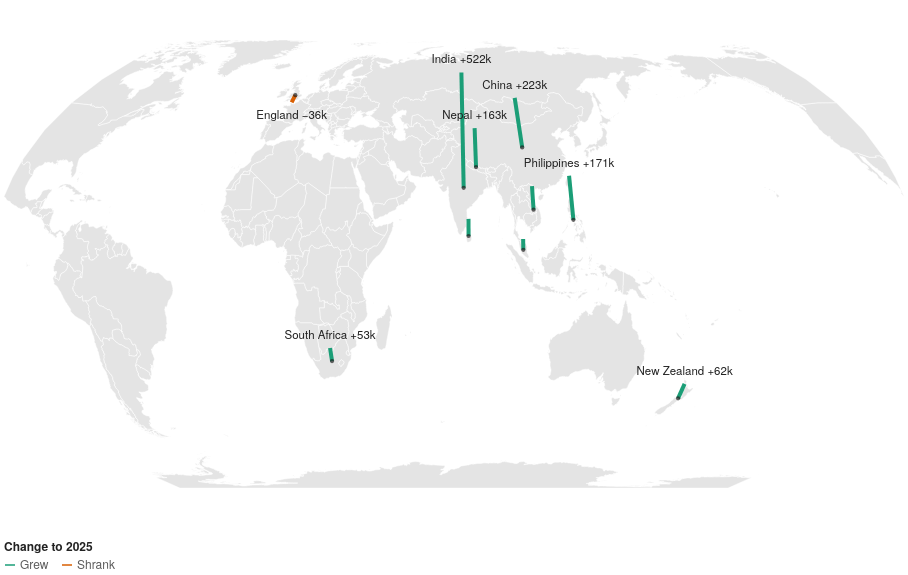

The Vega-Lite source for this figure:
### Vega-Lite specification from a JSON file in a GitHub repository (floating-point values rounded to 4 significant figures; data arrays with more than 128 entries replaced by an {"elided": "..."} marker saying what was removed)
{"$schema": "https://vega.github.io/schema/vega-lite/v5.json", "width": 900, "height": 520, "autosize": {"type": "pad"}, "config": {"background": null, "font": "IBM Plex Sans, Helvetica Neue, Arial, sans-serif", "padding": 4, "view": {"stroke": null, "fill": "#f1f5f8"}, "axis": {"labelColor": "#5c5c5c", "titleColor": "#5c5c5c", "gridColor": "#d0d0d0", "domainColor": "#d0d0d0", "tickColor": "#d0d0d0", "labelFont": "IBM Plex Sans, Helvetica Neue, Arial, sans-serif", "labelFontSize": 11, "titleFont": "IBM Plex Sans, Helvetica Neue, Arial, sans-serif", "titleFontWeight": 500, "titleFontSize": 11.5}, "legend": {"labelColor": "#5c5c5c", "titleColor": "#222222", "labelFont": "IBM Plex Sans, Helvetica Neue, Arial, sans-serif", "titleFont": "IBM Plex Sans, Helvetica Neue, Arial, sans-serif", "titleFontWeight": 600, "labelFontSize": 12, "titleFontSize": 12, "symbolStrokeColor": "#ffffff"}, "text": {"color": "#222222", "font": "IBM Plex Sans, Helvetica Neue, Arial, sans-serif"}, "tooltipFormat": {"numberFormat": ",.0f"}}, "projection": {"type": "equalEarth", "rotate": [-75, 0]}, "params": [{"name": "base", "value": 2015, "bind": {"input": "radio", "options": [2015, 2020], "labels": ["2015", "2020"], "name": "Change since "}}], "layer": [{"data": {"values": {"type": "Topology", "transform": {"scale": [0.018, 0.009], "translate": [-180, -90]}, "objects": {"countries": {"type": "GeometryCollection", "geometries": [{"type": "Polygon", "arcs": [[0, 1, 2, 3]], "id": "716", "properties": {"name": "Zimbabwe"}}, {"type": "Polygon", "arcs": [[-3, 4, 5, 6, 7, 8, 9]], "id": "894", "properties": {"name": "Zambia"}}, {"type": "MultiPolygon", "arcs": [[[10, 11, 12]], [[13]]], "id": "887", "properties": {"name": "Yemen"}}, {"type": "MultiPolygon", "arcs": [[[14, 15, 16, 17]]], "id": "704", "properties": {"name": "Vietnam"}}, {"type": "MultiPolygon", "arcs": [[[18]], [[19, 20, 21, 22]]], "id": "862", "properties": {"name": "Venezuela"}}, {"type": "MultiPolygon", "arcs": [[[23]], [[24]], [[25]], [[26]], [[27]]], "id": "548", "properties": {"name": "Vanuatu"}}, {"type": "MultiPolygon", "arcs": [[[28, 29, 30, 31, 32]]], "id": "860", "properties": {"name": "Uzbekistan"}}, {"type": "Polygon", "arcs": [[33, 34, 35]], "id": "858", "properties": {"name": "Uruguay"}}, {"type": "MultiPolygon", "arcs": [[[36]]], "id": "630", "properties": {"name": "Puerto Rico"}}, {"type": "MultiPolygon", "arcs": [[[37]], [[38]], [[39]], [[40]], [[41, 42, 43, 44]], [[45]], [[46]], [[47]], [[48]], [[49]], [[50]], [[51]], [[52]], [[53]], [[54]], [[55]], [[56]], [[57]], [[58]], [[59]], [[60]], [[61]], [[62]], [[63]], [[64]], [[65]], [[66]], [[67]], [[68]], [[69]], [[70]], [[71]], [[72]], [[73, 74, 75, 76, 77]], [[78]]], "id": "840", "properties": {"name": "United States of America"}}, {"type": "MultiPolygon", "arcs": [[[79]]], "id": "239", "properties": {"name": "S. Geo. and the Is."}}, {"type": "MultiPolygon", "arcs": [[[80]], [[81]]], "id": "238", "properties": {"name": "Falkland Is."}}, {"type": "Polygon", "arcs": [[82]], "id": "833", "properties": {"name": "Isle of Man"}}, {"type": "MultiPolygon", "arcs": [[[83]], [[84]], [[85]], [[86]], [[87]], [[88]], [[89]], [[90]], [[91, 92]]], "id": "826", "properties": {"name": "United Kingdom"}}, {"type": "MultiPolygon", "arcs": [[[93, 94, 95, 96, 97]]], "id": "784", "properties": {"name": "United Arab Emirates"}}, {"type": "MultiPolygon", "arcs": [[[98, 99, 100, 101, 102, 103, 104, 105, 106, 107, 108]]], "id": "804", "properties": {"name": "Ukraine"}}, {"type": "Polygon", "arcs": [[109, 110, 111, 112, 113]], "id": "800", "properties": {"name": "Uganda"}}, {"type": "MultiPolygon", "arcs": [[[-32, 114, 115, 116, 117]]], "id": "795", "properties": {"name": "Turkmenistan"}}, {"type": "MultiPolygon", "arcs": [[[118, 119, 120, 121, 122, 123, 124]], [[125, 126, 127]]], "id": "792", "properties": {"name": "Turkey"}}, {"type": "MultiPolygon", "arcs": [[[128, 129, 130]]], "id": "788", "properties": {"name": "Tunisia"}}, {"type": "MultiPolygon", "arcs": [[[131]]], "id": "780", "properties": {"name": "Trinidad and Tobago"}}, {"type": "Polygon", "arcs": [[132, 133, 134, 135]], "id": "768", "properties": {"name": "Togo"}}, {"type": "MultiPolygon", "arcs": [[[136, 137]]], "id": "626", "properties": {"name": "Timor-Leste"}}, {"type": "MultiPolygon", "arcs": [[[139, 140, 141, 142, 143, 144]]], "id": "764", "properties": {"name": "Thailand"}}, {"type": "MultiPolygon", "arcs": [[[145]], [[146]], [[-8, 147, 148, 149, -110, 150, 151, 152, 153]]], "id": "834", "properties": {"name": "Tanzania"}}, {"type": "MultiPolygon", "arcs": [[[-30, 154, 155, 156]]], "id": "762", "properties": {"name": "Tajikistan"}}, {"type": "MultiPolygon", "arcs": [[[157]]], "id": "158", "properties": {"name": "Taiwan"}}, {"type": "Polygon", "arcs": [[-124, 158, 159, 160, 161, 162]], "id": "760", "properties": {"name": "Syria"}}, {"type": "Polygon", "arcs": [[163, 164, 165, 166, 167, 168]], "id": "756", "properties": {"name": "Switzerland"}}, {"type": "MultiPolygon", "arcs": [[[169]], [[170]], [[171, 172, 173]]], "id": "752", "properties": {"name": "Sweden"}}, {"type": "Polygon", "arcs": [[174, 175]], "id": "748", "properties": {"name": "eSwatini"}}, {"type": "Polygon", "arcs": [[176, 177, 178, 179]], "id": "740", "properties": {"name": "Suriname"}}, {"type": "Polygon", "arcs": [[-113, 180, 181, 182, 183, 184]], "id": "728", "properties": {"name": "S. Sudan"}}, {"type": "Polygon", "arcs": [[-183, 185, 186, 187, 188, 189, 190, 191]], "id": "729", "properties": {"name": "Sudan"}}, {"type": "MultiPolygon", "arcs": [[[192]]], "id": "144", "properties": {"name": "Sri Lanka"}}, {"type": "MultiPolygon", "arcs": [[[193]], [[194]], [[195, 196, 197, 198, 199, 200]], [[201]], [[202]], [[203]], [[204]]], "id": "724", "properties": {"name": "Spain"}}, {"type": "MultiPolygon", "arcs": [[[205, 206]], [[207]]], "id": "410", "properties": {"name": "South Korea"}}, {"type": "MultiPolygon", "arcs": [[[-1, 208, -176, 209, 210, 211, 212], [213]]], "id": "710", "properties": {"name": "South Africa"}}, {"type": "Polygon", "arcs": [[214, 215, 216, 217]], "id": "706", "properties": {"name": "Somalia"}}, {"type": "Polygon", "arcs": [[-217, 218, 219, 220]], "properties": {"name": "Somaliland"}}, {"type": "MultiPolygon", "arcs": [[[221]], [[222]], [[223]], [[224]], [[225]], [[226]], [[227]]], "id": "090", "properties": {"name": "Solomon Is."}}, {"type": "Polygon", "arcs": [[-106, 228, 229, 230, 231]], "id": "703", "properties": {"name": "Slovakia"}}, {"type": "Polygon", "arcs": [[232, 233, 234, 235, 236]], "id": "705", "properties": {"name": "Slovenia"}}, {"type": "MultiPolygon", "arcs": [[[237, 238, 239]]], "id": "694", "properties": {"name": "Sierra Leone"}}, {"type": "Polygon", "arcs": [[240, 241, 242, 243, 244, 245, 246, 247]], "id": "688", "properties": {"name": "Serbia"}}, {"type": "Polygon", "arcs": [[248, 249, 250, 251, 252, 253, 254]], "id": "686", "properties": {"name": "Senegal"}}, {"type": "MultiPolygon", "arcs": [[[-12, 255, 256, 257, 258, 259, 260, 261, -96, 262]]], "id": "682", "properties": {"name": "Saudi Arabia"}}, {"type": "MultiPolygon", "arcs": [[[263]]], "id": "678", "properties": {"name": "São Tomé and Principe"}}, {"type": "MultiPolygon", "arcs": [[[264]], [[265]]], "id": "882", "properties": {"name": "Samoa"}}, {"type": "Polygon", "arcs": [[-111, -150, 266, 267]], "id": "646", "properties": {"name": "Rwanda"}}, {"type": "MultiPolygon", "arcs": [[[268]], [[269, 270, 271, 272, 273, 274, 275, 276, 277, -109, 278, 279, 280, 281, 282, 283, 284]], [[285]], [[286]], [[287]], [[288]], [[289]], [[290]], [[291]], [[292]], [[293]], [[294]], [[295]], [[296]], [[297]], [[298]], [[299]], [[300]], [[301]], [[302]], [[303]], [[304]], [[305]], [[306]], [[307]], [[308]], [[309]], [[310]], [[311]], [[312]], [[313]], [[314]], [[315]], [[316]], [[317]], [[318]], [[319]], [[320]], [[321]], [[322]], [[323]], [[324]], [[325]], [[326]], [[327]], [[328]], [[329]], [[330]], [[331]], [[332]], [[333]], [[334]], [[335]], [[336]], [[337]], [[338]], [[339]], [[340]], [[341]], [[342]], [[343]], [[344, 345, 346, 347, 348]], [[-100, 349]]], "id": "643", "properties": {"name": "Russia"}}, {"type": "Polygon", "arcs": [[-102, 350, 351, -248, 352, -104, 353]], "id": "642", "properties": {"name": "Romania"}}, {"type": "Polygon", "arcs": [[-261, 354]], "id": "634", "properties": {"name": "Qatar"}}, {"type": "MultiPolygon", "arcs": [[[355]], [[-200, 356]]], "id": "620", "properties": {"name": "Portugal"}}, {"type": "Polygon", "arcs": [[-107, -232, 357, 358, 359, 360, 361, -347, 362, 363]], "id": "616", "properties": {"name": "Poland"}}, {"type": "MultiPolygon", "arcs": [[[364]], [[365]], [[366]], [[367]], [[368]], [[369]], [[370]], [[371]], [[372]], [[373]], [[374]], [[375]], [[376]], [[377]], [[378]], [[379]], [[380]]], "id": "608", "properties": {"name": "Philippines"}}, {"type": "Polygon", "arcs": [[381, 382, 383, 384, 385, 386]], "id": "604", "properties": {"name": "Peru"}}, {"type": "Polygon", "arcs": [[387, 388, 389]], "id": "600", "properties": {"name": "Paraguay"}}, {"type": "MultiPolygon", "arcs": [[[390]], [[391]], [[392, 393]], [[394]], [[395]], [[396]], [[397]], [[398]], [[399]], [[400]]], "id": "598", "properties": {"name": "Papua New Guinea"}}, {"type": "MultiPolygon", "arcs": [[[401, 402, 403, 404]]], "id": "591", "properties": {"name": "Panama"}}, {"type": "Polygon", "arcs": [[405, 406, 407, 408, 409, 410]], "id": "586", "properties": {"name": "Pakistan"}}, {"type": "MultiPolygon", "arcs": [[[411]], [[-13, -263, -95, 412]], [[-98, 413]]], "id": "512", "properties": {"name": "Oman"}}, {"type": "MultiPolygon", "arcs": [[[-172, 414, -284, 415]], [[416]], [[417]], [[418]], [[419]], [[420]], [[421]], [[422]], [[423]], [[424]], [[425]], [[426]], [[427]], [[428]], [[429]], [[430]]], "id": "578", "properties": {"name": "Norway"}}, {"type": "MultiPolygon", "arcs": [[[-206, 431, 432, -270, 433]]], "id": "408", "properties": {"name": "North Korea"}}, {"type": "MultiPolygon", "arcs": [[[434, 435, 436, 437, 438]]], "id": "566", "properties": {"name": "Nigeria"}}, {"type": "Polygon", "arcs": [[-439, 439, 440, 441, 442, 443, 444]], "id": "562", "properties": {"name": "Niger"}}, {"type": "Polygon", "arcs": [[445, 446, 447, 448]], "id": "558", "properties": {"name": "Nicaragua"}}, {"type": "MultiPolygon", "arcs": [[[449]], [[450]], [[451]], [[452]], [[453]]], "id": "554", "properties": {"name": "New Zealand"}}, {"type": "MultiPolygon", "arcs": [[[454, 455, 456]], [[457, 458]]], "id": "528", "properties": {"name": "Netherlands"}}, {"type": "Polygon", "arcs": [[459, 460]], "id": "524", "properties": {"name": "Nepal"}}, {"type": "Polygon", "arcs": [[-5, 461, -212, 462, 463]], "id": "516", "properties": {"name": "Namibia"}}, {"type": "Polygon", "arcs": [[-4, -10, 464, -153, 465, -210, -175, -209]], "id": "508", "properties": {"name": "Mozambique"}}, {"type": "Polygon", "arcs": [[466, 467, 468]], "id": "504", "properties": {"name": "Morocco"}}, {"type": "Polygon", "arcs": [[469, 470, 471, -468]], "id": "732", "properties": {"name": "W. Sahara"}}, {"type": "Polygon", "arcs": [[-244, 472, 473, 474, 475, 476]], "id": "499", "properties": {"name": "Montenegro"}}, {"type": "Polygon", "arcs": [[-272, 477]], "id": "496", "properties": {"name": "Mongolia"}}, {"type": "Polygon", "arcs": [[-103, -354]], "id": "498", "properties": {"name": "Moldova"}}, {"type": "MultiPolygon", "arcs": [[[-76, 479, 480, 481, 482]], [[483]], [[484]]], "id": "484", "properties": {"name": "Mexico"}}, {"type": "Polygon", "arcs": [[485]], "id": "480", "properties": {"name": "Mauritius"}}, {"type": "MultiPolygon", "arcs": [[[-255, 486, -471, 487, 488]]], "id": "478", "properties": {"name": "Mauritania"}}, {"type": "Polygon", "arcs": [[-249, -489, 489, -442, 490, 491, 492]], "id": "466", "properties": {"name": "Mali"}}, {"type": "MultiPolygon", "arcs": [[[-143, 493]], [[494, 495, 496, 497, 498]]], "id": "458", "properties": {"name": "Malaysia"}}, {"type": "MultiPolygon", "arcs": [[[-9, -154, -465]]], "id": "454", "properties": {"name": "Malawi"}}, {"type": "MultiPolygon", "arcs": [[[499]]], "id": "450", "properties": {"name": "Madagascar"}}, {"type": "Polygon", "arcs": [[-242, 500, 501, 502, 503]], "id": "807", "properties": {"name": "Macedonia"}}, {"type": "Polygon", "arcs": [[504, 505, 506]], "id": "442", "properties": {"name": "Luxembourg"}}, {"type": "MultiPolygon", "arcs": [[[-346, 507, 508, 509, -363]]], "id": "440", "properties": {"name": "Lithuania"}}, {"type": "Polygon", "arcs": [[-129, 511, 512, -188, 513, -444, 514]], "id": "434", "properties": {"name": "Libya"}}, {"type": "Polygon", "arcs": [[-238, 515, 516, 517]], "id": "430", "properties": {"name": "Liberia"}}, {"type": "Polygon", "arcs": [[-214]], "id": "426", "properties": {"name": "Lesotho"}}, {"type": "Polygon", "arcs": [[-162, 518, 519]], "id": "422", "properties": {"name": "Lebanon"}}, {"type": "Polygon", "arcs": [[-509, 520, 521, -280, 522]], "id": "428", "properties": {"name": "Latvia"}}, {"type": "Polygon", "arcs": [[-17, 523, -140, 524, 525]], "id": "418", "properties": {"name": "Laos"}}, {"type": "Polygon", "arcs": [[-29, 526, 527, -155]], "id": "417", "properties": {"name": "Kyrgyzstan"}}, {"type": "MultiPolygon", "arcs": [[[-259, 528, 529]]], "id": "414", "properties": {"name": "Kuwait"}}, {"type": "Polygon", "arcs": [[-243, -504, 530, -473]], "properties": {"name": "Kosovo"}}, {"type": "MultiPolygon", "arcs": [[[-114, -185, 531, -215, 532, -151]]], "id": "404", "properties": {"name": "Kenya"}}, {"type": "MultiPolygon", "arcs": [[[-33, -118, 533, -274, 534, -527]]], "id": "398", "properties": {"name": "Kazakhstan"}}, {"type": "Polygon", "arcs": [[-160, 535, -257, 536, 537, 538, 539]], "id": "400", "properties": {"name": "Jordan"}}, {"type": "MultiPolygon", "arcs": [[[540]], [[541]], [[542]], [[543]], [[544]], [[545]], [[546]], [[547]]], "id": "392", "properties": {"name": "Japan"}}, {"type": "Polygon", "arcs": [[548]], "id": "388", "properties": {"name": "Jamaica"}}, {"type": "MultiPolygon", "arcs": [[[-167, 549, -235, 550, 551]], [[552]], [[553]]], "id": "380", "properties": {"name": "Italy"}}, {"type": "Polygon", "arcs": [[-161, -540, 554, -538, 555, 556, 557, 558, -519]], "id": "376", "properties": {"name": "Israel"}}, {"type": "MultiPolygon", "arcs": [[[-539, -555]]], "id": "275", "properties": {"name": "Palestine"}}, {"type": "MultiPolygon", "arcs": [[[-92, 560]]], "id": "372", "properties": {"name": "Ireland"}}, {"type": "Polygon", "arcs": [[-123, 561, 562, -529, -258, -536, -159]], "id": "368", "properties": {"name": "Iraq"}}, {"type": "MultiPolygon", "arcs": [[[563]], [[-116, 564, -409, 565, -562, -122, 566, 567, 568, 569]]], "id": "364", "properties": {"name": "Iran"}}, {"type": "MultiPolygon", "arcs": [[[570]], [[571]], [[572]], [[573]], [[574]], [[575]], [[576]], [[577]], [[578]], [[579]], [[580]], [[581]], [[582]], [[583]], [[584]], [[585]], [[586]], [[587]], [[588]], [[589]], [[590]], [[591]], [[592]], [[593]], [[594]], [[595]], [[-495, 596]], [[597]], [[598]], [[599]], [[-137, 600, -139, 601]], [[602]], [[603]], [[604]], [[-393, 605]], [[606]], [[607]], [[608]], [[609]], [[610]], [[611]], [[612]], [[613]], [[614]], [[615]], [[616]], [[617]], [[618]], [[619]], [[620]], [[621]], [[622]], [[623]]], "id": "360", "properties": {"name": "Indonesia"}}, {"type": "MultiPolygon", "arcs": [[[-407, 624, 625, -460, 626, 627, 628, 629, 630, 631]], [[632]], [[633]], [[634]]], "id": "356", "properties": {"name": "India"}}, {"type": "Polygon", "arcs": [[635]], "id": "352", "properties": {"name": "Iceland"}}, {"type": "Polygon", "arcs": [[-105, -353, -247, 636, -237, 637, -229]], "id": "348", "properties": {"name": "Hungary"}}, {"type": "MultiPolygon", "arcs": [[[-449, 638, 639, 640, 641]]], "id": "340", "properties": {"name": "Honduras"}}, {"type": "MultiPolygon", "arcs": [[[642, 643]]], "id": "332", "properties": {"name": "Haiti"}}, {"type": "Polygon", "arcs": [[-20, 644, -179, 645]], "id": "328", "properties": {"name": "Guyana"}}, {"type": "MultiPolygon", "arcs": [[[-251, 646, 647]]], "id": "624", "properties": {"name": "Guinea-Bissau"}}, {"type": "Polygon", "arcs": [[-240, 648, -647, -250, -493, 649, -516]], "id": "324", "properties": {"name": "Guinea"}}, {"type": "Polygon", "arcs": [[-482, 650, 651, -641, 652, 653]], "id": "320", "properties": {"name": "Guatemala"}}, {"type": "MultiPolygon", "arcs": [[[654]], [[655]], [[656]], [[657]], [[658]], [[659]], [[660]], [[661]], [[-127, 662, 663, -502, 664]]], "id": "300", "properties": {"name": "Greece"}}, {"type": "Polygon", "arcs": [[-135, 665, 666, 667, 668, 669]], "id": "288", "properties": {"name": "Ghana"}}, {"type": "MultiPolygon", "arcs": [[[-169, 670, -505, 671, -457, 672, 673, 674, -359, 675, 676]], [[677]], [[-361, 678]]], "id": "276", "properties": {"name": "Germany"}}, {"type": "Polygon", "arcs": [[-119, 679, -277, 680, 681]], "id": "268", "properties": {"name": "Georgia"}}, {"type": "Polygon", "arcs": [[-253, 682]], "id": "270", "properties": {"name": "Gambia"}}, {"type": "Polygon", "arcs": [[683, 684, 685, 686]], "id": "266", "properties": {"name": "Gabon"}}, {"type": "MultiPolygon", "arcs": [[[687]], [[-168, -552, 688, -479, 689, -198, 690, -196, 691, 692, -506, -671]], [[693]], [[694]], [[695]], [[696]], [[-177, 697, 698]]], "id": "250", "properties": {"name": "France"}}, {"type": "MultiPolygon", "arcs": [[[699]], [[700]]], "id": "540", "properties": {"name": "New Caledonia"}}, {"type": "MultiPolygon", "arcs": [[[701]]], "id": "260", "properties": {"name": "Fr. S. Antarctic Lands"}}, {"type": "MultiPolygon", "arcs": [[[702]]], "id": "248", "properties": {"name": "Åland"}}, {"type": "MultiPolygon", "arcs": [[[-173, -416, -283, 703]]], "id": "246", "properties": {"name": "Finland"}}, {"type": "MultiPolygon", "arcs": [[[704]], [[705]], [[706]]], "id": "242", "properties": {"name": "Fiji"}}, {"type": "Polygon", "arcs": [[-184, -192, 707, 708, -219, -216, -532]], "id": "231", "properties": {"name": "Ethiopia"}}, {"type": "MultiPolygon", "arcs": [[[-522, 709, -281]], [[710]], [[711]]], "id": "233", "properties": {"name": "Estonia"}}, {"type": "MultiPolygon", "arcs": [[[-191, 712, 713, -708]]], "id": "232", "properties": {"name": "Eritrea"}}, {"type": "MultiPolygon", "arcs": [[[714]], [[-686, 715, 716]]], "id": "226", "properties": {"name": "Eq. Guinea"}}, {"type": "Polygon", "arcs": [[-640, 717, -653]], "id": "222", "properties": {"name": "El Salvador"}}, {"type": "Polygon", "arcs": [[-189, -513, 718, -560, -557, 719]], "id": "818", "properties": {"name": "Egypt"}}, {"type": "MultiPolygon", "arcs": [[[-386, 720, 721]], [[722]], [[723]], [[724]]], "id": "218", "properties": {"name": "Ecuador"}}, {"type": "Polygon", "arcs": [[-643, 725]], "id": "214", "properties": {"name": "Dominican Rep."}}, {"type": "Polygon", "arcs": [[-220, -709, -714, 726]], "id": "262", "properties": {"name": "Djibouti"}}, {"type": "MultiPolygon", "arcs": [[[727]], [[728]], [[729]], [[730]], [[731]], [[732]], [[733]], [[734]], [[735]], [[736]], [[737]], [[738]], [[739]], [[740]], [[741]]], "id": "304", "properties": {"name": "Greenland"}}, {"type": "MultiPolygon", "arcs": [[[742]]], "id": "234", "properties": {"name": "Faeroe Is."}}, {"type": "MultiPolygon", "arcs": [[[743]], [[-674, 744]], [[745]], [[746]], [[747]]], "id": "208", "properties": {"name": "Denmark"}}, {"type": "Polygon", "arcs": [[-231, 748, -676, -358]], "id": "203", "properties": {"name": "Czechia"}}, {"type": "Polygon", "arcs": [[749, 750]], "properties": {"name": "N. Cyprus"}}, {"type": "Polygon", "arcs": [[-750, 751]], "id": "196", "properties": {"name": "Cyprus"}}, {"type": "MultiPolygon", "arcs": [[[752]], [[753]]], "id": "192", "properties": {"name": "Cuba"}}, {"type": "MultiPolygon", "arcs": [[[-233, -637, -246, 754, 755]], [[-476, 756, 757]]], "id": "191", "properties": {"name": "Croatia"}}, {"type": "MultiPolygon", "arcs": [[[-492, 758, -669, 759, -517, -650]]], "id": "384", "properties": {"name": "Côte d'Ivoire"}}, {"type": "Polygon", "arcs": [[-404, 760, -447, 761]], "id": "188", "properties": {"name": "Costa Rica"}}, {"type": "Polygon", "arcs": [[-7, 762, 763, 764, 765, 766, -181, -112, -268, 767, -148]], "id": "180", "properties": {"name": "Dem. Rep. Congo"}}, {"type": "Polygon", "arcs": [[-684, 768, 769, -766, 770, 771]], "id": "178", "properties": {"name": "Congo"}}, {"type": "MultiPolygon", "arcs": [[[772]]], "id": "174", "properties": {"name": "Comoros"}}, {"type": "MultiPolygon", "arcs": [[[-22, 773, -387, -722, 774, -402, 775]]], "id": "170", "properties": {"name": "Colombia"}}, {"type": "MultiPolygon", "arcs": [[[776]], [[-18, -526, 777, -629, 778, -627, -461, -626, 779, -411, 780, -156, -528, -535, -273, -478, -271, -433, 781, 782, 783, 784, 785]], [[786]]], "id": "156", "properties": {"name": "China"}}, {"type": "MultiPolygon", "arcs": [[[-783, 787]]], "id": "344", "properties": {"name": "Hong Kong"}}, {"type": "MultiPolygon", "arcs": [[[-384, 788, 789, 790]], [[791, 792]], [[793]], [[794]], [[795]], [[796]], [[797]], [[798]], [[799]], [[800]], [[801]], [[802]], [[803]], [[804]], [[805]], [[806]], [[807]], [[808]], [[809]]], "id": "152", "properties": {"name": "Chile"}}, {"type": "Polygon", "arcs": [[-187, 810, 811, -435, -445, -514]], "id": "148", "properties": {"name": "Chad"}}, {"type": "Polygon", "arcs": [[-182, -767, -770, 812, -811, -186]], "id": "140", "properties": {"name": "Central African Rep."}}, {"type": "MultiPolygon", "arcs": [[[813]], [[814]]], "id": "132", "properties": {"name": "Cabo Verde"}}, {"type": "MultiPolygon", "arcs": [[[815]], [[816]], [[817]], [[-45, 818, -78, 819]], [[820]], [[821]], [[822]], [[823]], [[824]], [[825]], [[826]], [[827]], [[828]], [[829]], [[830]], [[831]], [[832]], [[833]], [[834]], [[835]], [[836]], [[837]], [[838]], [[-74, 839]], [[840]], [[841]], [[842]], [[843]], [[844]], [[845]], [[846]], [[847]], [[848]], [[849]], [[850]], [[851]], [[852]], [[853]], [[854]], [[855]], [[856]], [[857]], [[858]], [[859]], [[860]], [[861]], [[862]], [[863]], [[864]], [[865]], [[866]], [[867]], [[868]], [[869]], [[870]], [[871]], [[872]], [[873]], [[874]], [[875]], [[876]], [[877]], [[878]], [[879]], [[880]], [[881]], [[882]], [[883]], [[884]], [[885]], [[886]], [[887]], [[888]]], "id": "124", "properties": {"name": "Canada"}}, {"type": "Polygon", "arcs": [[-436, -812, -813, -769, -687, -717, 889]], "id": "120", "properties": {"name": "Cameroon"}}, {"type": "MultiPolygon", "arcs": [[[-16, 890, -141, -524]]], "id": "116", "properties": {"name": "Cambodia"}}, {"type": "MultiPolygon", "arcs": [[[-145, 891, 892, -630, -778, -525]]], "id": "104", "properties": {"name": "Myanmar"}}, {"type": "Polygon", "arcs": [[-149, -768, -267]], "id": "108", "properties": {"name": "Burundi"}}, {"type": "Polygon", "arcs": [[-136, -670, -759, -491, -441, 893]], "id": "854", "properties": {"name": "Burkina Faso"}}, {"type": "Polygon", "arcs": [[-128, -665, -501, -241, -352, 894]], "id": "100", "properties": {"name": "Bulgaria"}}, {"type": "MultiPolygon", "arcs": [[[-498, 895]], [[-497, 896]]], "id": "096", "properties": {"name": "Brunei"}}, {"type": "MultiPolygon", "arcs": [[[-21, -646, -178, -699, 897, -36, 898, -388, 899, -382, -774]], [[900]], [[901]], [[902]], [[903]]], "id": "076", "properties": {"name": "Brazil"}}, {"type": "Polygon", "arcs": [[-2, -213, -462]], "id": "072", "properties": {"name": "Botswana"}}, {"type": "Polygon", "arcs": [[-477, -758, 904, -755, -245]], "id": "070", "properties": {"name": "Bosnia and Herz."}}, {"type": "Polygon", "arcs": [[-383, -900, -390, 905, -789]], "id": "068", "properties": {"name": "Bolivia"}}, {"type": "Polygon", "arcs": [[-628, -779]], "id": "064", "properties": {"name": "Bhutan"}}, {"type": "Polygon", "arcs": [[-133, -894, -440, -438, 906]], "id": "204", "properties": {"name": "Benin"}}, {"type": "MultiPolygon", "arcs": [[[-481, 907, -651]]], "id": "084", "properties": {"name": "Belize"}}, {"type": "Polygon", "arcs": [[-455, -672, -507, -693, 908, -458]], "id": "056", "properties": {"name": "Belgium"}}, {"type": "Polygon", "arcs": [[-108, -364, -510, -523, -279]], "id": "112", "properties": {"name": "Belarus"}}, {"type": "MultiPolygon", "arcs": [[[-631, -893, 909]], [[910]]], "id": "050", "properties": {"name": "Bangladesh"}}, {"type": "MultiPolygon", "arcs": [[[911]], [[912]], [[913]], [[914]], [[915]]], "id": "044", "properties": {"name": "Bahamas"}}, {"type": "MultiPolygon", "arcs": [[[-121, 916, -567]], [[-569, 917, -681, -276, 918]]], "id": "031", "properties": {"name": "Azerbaijan"}}, {"type": "Polygon", "arcs": [[-164, -677, -749, -230, -638, -236, -550, -166, -511]], "id": "040", "properties": {"name": "Austria"}}, {"type": "MultiPolygon", "arcs": [[[919]], [[920]], [[921]], [[922]], [[923]], [[924]], [[925]], [[926]], [[927]], [[928]]], "id": "036", "properties": {"name": "Australia"}}, {"type": "MultiPolygon", "arcs": [[[-120, -682, -918, -568, -917]]], "id": "051", "properties": {"name": "Armenia"}}, {"type": "MultiPolygon", "arcs": [[[-35, 929, -790, -906, -389, -899]], [[-792, 930]], [[931]]], "id": "032", "properties": {"name": "Argentina"}}, {"type": "MultiPolygon", "arcs": [[[-765, 932, -771]], [[-6, -464, 933, -763]]], "id": "024", "properties": {"name": "Angola"}}, {"type": "Polygon", "arcs": [[-130, -515, -443, -490, -488, -470, -467, 934]], "id": "012", "properties": {"name": "Algeria"}}, {"type": "Polygon", "arcs": [[-474, -531, -503, -664, 935]], "id": "008", "properties": {"name": "Albania"}}, {"type": "Polygon", "arcs": [[-31, -157, -781, -410, -565, -115]], "id": "004", "properties": {"name": "Afghanistan"}}, {"type": "Polygon", "arcs": [[-406, -780, -625]], "properties": {"name": "Siachen Glacier"}}, {"type": "MultiPolygon", "arcs": [[[936], [937]], [[938]], [[939]], [[940]], [[941]], [[942]], [[943]], [[944]], [[945]], [[946]], [[947]], [[948]], [[949]], [[950]], [[951]], [[952]], [[953]], [[954]], [[955]], [[956]], [[957]], [[958]], [[959]], [[960]], [[961]], [[962]], [[963]], [[964]], [[965]], [[966]], [[967]], [[968]], [[969]], [[970]], [[971]], [[972]], [[973]], [[974]], [[975]], [[976]], [[977]], [[978]], [[979]], [[980]], [[981]], [[982]], [[983]], [[984]], [[985]], [[986]], [[987]], [[988]], [[989]], [[990]], [[991]], [[992]], [[993]], [[994]], [[995]], [[996]], [[997]], [[998]], [[999]], [[1000]], [[1001]], [[1002]]], "id": "010", "properties": {"name": "Antarctica"}}]}}, "arcs": {"elided": "1003 rows, 48254 int values in total"}}, "format": {"type": "topojson", "feature": "countries"}}, "mark": {"type": "geoshape", "fill": "#e4e4e4", "stroke": "#ffffff", "strokeWidth": 0.5, "clip": true, "cursor": "pointer"}, "transform": [{"lookup": "properties.name", "from": {"data": {"values": [{"c_world": "India", "c_label": "India", "c15": 449040, "c20": 724060, "c25": 971020, "c_km": 9847, "c_chg": 521980, "c_pct": 116}, {"c_world": "United Kingdom", "c_label": "England (born in)", "c15": 1006540, "c20": 986210, "c25": 970950, "c_km": 17011, "c_chg": -35590, "c_pct": -4}, {"c_world": "China", "c_label": "China", "c15": 508870, "c20": 638990, "c25": 731540, "c_km": 9054, "c_chg": 222670, "c_pct": 44}, {"c_world": "New Zealand", "c_label": "New Zealand", "c15": 575430, "c20": 584490, "c25": 637680, "c_km": 2155, "c_chg": 62250, "c_pct": 11}, {"c_world": "Philippines", "c_label": "Philippines", "c15": 241130, "c20": 308380, "c25": 412530, "c_km": 6011, "c_chg": 171400, "c_pct": 71}, {"c_world": "Vietnam", "c_label": "Vietnam", "c15": 235590, "c20": 275920, "c25": 326630, "c_km": 7248, "c_chg": 91040, "c_pct": 39}, {"c_world": "South Africa", "c_label": "South Africa", "c15": 177390, "c20": 200890, "c25": 229950, "c_km": 11057, "c_chg": 52560, "c_pct": 30}, {"c_world": "Nepal", "c_label": "Nepal", "c15": 50150, "c20": 132400, "c25": 213580, "c_km": 9879, "c_chg": 163430, "c_pct": 326}, {"c_world": "Sri Lanka", "c_label": "Sri Lanka", "c15": 119700, "c20": 142690, "c25": 184800, "c_km": 8732, "c_chg": 65100, "c_pct": 54}, {"c_world": "Malaysia", "c_label": "Malaysia", "c15": 143420, "c20": 178760, "c25": 184320, "c_km": 6640, "c_chg": 40900, "c_pct": 29}]}, "key": "c_world", "fields": ["c_label", "c15", "c20", "c25", "c_km", "c_chg", "c_pct"]}}, {"calculate": "datum.properties.name", "as": "cty"}, {"calculate": "datum.c_label == 'England (born in)' ? datum.properties.name + ' (figures for England)' : datum.properties.name", "as": "ctyl"}, {"calculate": "datum.properties.name == 'Australia' ? 'Destination' : isValid(datum.c25) ? format(datum.c25, ',') : 'Not in the top ten'", "as": "t25"}, {"calculate": "isValid(datum.c15) ? format(datum.c15, ',') : '–'", "as": "t15"}, {"calculate": "isValid(datum.c_chg) ? (datum.c_chg >= 0 ? '+' : '−') + format(abs(datum.c_chg), ',') + ' (' + (datum.c_pct >= 0 ? '+' : '') + datum.c_pct + '%)' : '–'", "as": "tchg"}, {"calculate": "isValid(datum.c_km) ? format(datum.c_km, ',') + ' km' : '–'", "as": "tkm"}], "params": [{"name": "hovc24", "select": {"type": "point", "fields": ["cty"], "on": "pointerover", "clear": "pointerout"}}], "encoding": {"stroke": {"condition": {"param": "hovc24", "empty": false, "value": "#111111"}, "value": "#ffffff"}, "strokeWidth": {"condition": {"param": "hovc24", "empty": false, "value": 1.75}, "value": 0.5}, "tooltip": [{"field": "ctyl", "title": "Country"}, {"field": "t25", "title": "Australian residents born here, 2025"}, {"field": "t15", "title": "Australian residents born here, 2015"}, {"field": "tchg", "title": "Change 2015–2025"}, {"field": "tkm", "title": "Distance from Sydney"}]}}, {"data": {"values": [{"c": "India", "lon": 78.9, "lat": 22, "a": 449040, "b": 724060, "d": 971020}, {"c": "England", "lon": -1.5, "lat": 52.6, "a": 1006540, "b": 986210, "d": 970950}, {"c": "China", "lon": 104, "lat": 34.5, "a": 508870, "b": 638990, "d": 731540}, {"c": "New Zealand", "lon": 174, "lat": -41, "a": 575430, "b": 584490, "d": 637680}, {"c": "Philippines", "lon": 122, "lat": 12.5, "a": 241130, "b": 308380, "d": 412530}, {"c": "Vietnam", "lon": 106.5, "lat": 15.5, "a": 235590, "b": 275920, "d": 326630}, {"c": "South Africa", "lon": 24.5, "lat": -29, "a": 177390, "b": 200890, "d": 229950}, {"c": "Nepal", "lon": 84.1, "lat": 28.3, "a": 50150, "b": 132400, "d": 213580}, {"c": "Sri Lanka", "lon": 80.7, "lat": 7.8, "a": 119700, "b": 142690, "d": 184800}, {"c": "Malaysia", "lon": 102, "lat": 3.8, "a": 143420, "b": 178760, "d": 184320}]}, "transform": [{"calculate": "datum.d - (base == 2015 ? datum.a : datum.b)", "as": "ch"}, {"calculate": "datum.lat + datum.ch * 0.00007662835249042145", "as": "top"}, {"calculate": "datum.ch >= 0 ? 'Grew' : 'Shrank'", "as": "pos"}, {"calculate": "datum.c + ' ' + (datum.ch >= 0 ? '+' : '−') + format(abs(datum.ch) / 1000, ',.0f') + 'k'", "as": "lbl"}], "mark": {"type": "rule", "strokeWidth": 4, "strokeCap": "butt"}, "encoding": {"longitude": {"field": "lon", "type": "quantitative"}, "latitude": {"field": "lat", "type": "quantitative"}, "latitude2": {"field": "top"}, "longitude2": {"field": "lon"}, "color": {"field": "pos", "type": "nominal", "scale": {"domain": ["Grew", "Shrank"], "range": ["#1b9e77", "#d95f02"]}, "legend": {"title": "Change to 2025", "orient": "bottom"}}, "tooltip": [{"field": "c", "title": "Country of birth"}, {"field": "ch", "title": "Change (people)", "format": "+,"}, {"field": "d", "title": "Residents in 2025", "format": ","}]}}, {"data": {"values": [{"c": "India", "lon": 78.9, "lat": 22, "a": 449040, "b": 724060, "d": 971020}, {"c": "England", "lon": -1.5, "lat": 52.6, "a": 1006540, "b": 986210, "d": 970950}, {"c": "China", "lon": 104, "lat": 34.5, "a": 508870, "b": 638990, "d": 731540}, {"c": "New Zealand", "lon": 174, "lat": -41, "a": 575430, "b": 584490, "d": 637680}, {"c": "Philippines", "lon": 122, "lat": 12.5, "a": 241130, "b": 308380, "d": 412530}, {"c": "Vietnam", "lon": 106.5, "lat": 15.5, "a": 235590, "b": 275920, "d": 326630}, {"c": "South Africa", "lon": 24.5, "lat": -29, "a": 177390, "b": 200890, "d": 229950}, {"c": "Nepal", "lon": 84.1, "lat": 28.3, "a": 50150, "b": 132400, "d": 213580}, {"c": "Sri Lanka", "lon": 80.7, "lat": 7.8, "a": 119700, "b": 142690, "d": 184800}, {"c": "Malaysia", "lon": 102, "lat": 3.8, "a": 143420, "b": 178760, "d": 184320}]}, "mark": {"type": "circle", "size": 18}, "encoding": {"longitude": {"field": "lon", "type": "quantitative"}, "latitude": {"field": "lat", "type": "quantitative"}, "color": {"value": "#222222"}}}, {"data": {"values": [{"c": "India", "lon": 78.9, "lat": 22, "a": 449040, "b": 724060, "d": 971020}, {"c": "England", "lon": -1.5, "lat": 52.6, "a": 1006540, "b": 986210, "d": 970950}, {"c": "China", "lon": 104, "lat": 34.5, "a": 508870, "b": 638990, "d": 731540}, {"c": "New Zealand", "lon": 174, "lat": -41, "a": 575430, "b": 584490, "d": 637680}, {"c": "Philippines", "lon": 122, "lat": 12.5, "a": 241130, "b": 308380, "d": 412530}, {"c": "Vietnam", "lon": 106.5, "lat": 15.5, "a": 235590, "b": 275920, "d": 326630}, {"c": "South Africa", "lon": 24.5, "lat": -29, "a": 177390, "b": 200890, "d": 229950}, {"c": "Nepal", "lon": 84.1, "lat": 28.3, "a": 50150, "b": 132400, "d": 213580}, {"c": "Sri Lanka", "lon": 80.7, "lat": 7.8, "a": 119700, "b": 142690, "d": 184800}, {"c": "Malaysia", "lon": 102, "lat": 3.8, "a": 143420, "b": 178760, "d": 184320}]}, "transform": [{"calculate": "datum.d - (base == 2015 ? datum.a : datum.b)", "as": "ch"}, {"calculate": "datum.lat + datum.ch * 0.00007662835249042145", "as": "top"}, {"calculate": "datum.ch >= 0 ? 'Grew' : 'Shrank'", "as": "pos"}, {"calculate": "datum.c + ' ' + (datum.ch >= 0 ? '+' : '−') + format(abs(datum.ch) / 1000, ',.0f') + 'k'", "as": "lbl"}, {"filter": "(abs(datum.ch) >= 150000 || datum.ch < 0 || indexof(['New Zealand', 'South Africa'], datum.c) >= 0) && datum.ch >= 0"}], "mark": {"type": "text", "dy": -7, "fontSize": 11.5, "font": "IBM Plex Sans, Helvetica Neue, Arial, sans-serif", "fontWeight": 500, "baseline": "bottom"}, "encoding": {"longitude": {"field": "lon", "type": "quantitative"}, "latitude": {"field": "top", "type": "quantitative"}, "text": {"field": "lbl"}, "color": {"value": "#222222"}}}, {"data": {"values": [{"c": "India", "lon": 78.9, "lat": 22, "a": 449040, "b": 724060, "d": 971020}, {"c": "England", "lon": -1.5, "lat": 52.6, "a": 1006540, "b": 986210, "d": 970950}, {"c": "China", "lon": 104, "lat": 34.5, "a": 508870, "b": 638990, "d": 731540}, {"c": "New Zealand", "lon": 174, "lat": -41, "a": 575430, "b": 584490, "d": 637680}, {"c": "Philippines", "lon": 122, "lat": 12.5, "a": 241130, "b": 308380, "d": 412530}, {"c": "Vietnam", "lon": 106.5, "lat": 15.5, "a": 235590, "b": 275920, "d": 326630}, {"c": "South Africa", "lon": 24.5, "lat": -29, "a": 177390, "b": 200890, "d": 229950}, {"c": "Nepal", "lon": 84.1, "lat": 28.3, "a": 50150, "b": 132400, "d": 213580}, {"c": "Sri Lanka", "lon": 80.7, "lat": 7.8, "a": 119700, "b": 142690, "d": 184800}, {"c": "Malaysia", "lon": 102, "lat": 3.8, "a": 143420, "b": 178760, "d": 184320}]}, "transform": [{"calculate": "datum.d - (base == 2015 ? datum.a : datum.b)", "as": "ch"}, {"calculate": "datum.lat + datum.ch * 0.00007662835249042145", "as": "top"}, {"calculate": "datum.ch >= 0 ? 'Grew' : 'Shrank'", "as": "pos"}, {"calculate": "datum.c + ' ' + (datum.ch >= 0 ? '+' : '−') + format(abs(datum.ch) / 1000, ',.0f') + 'k'", "as": "lbl"}, {"filter": "(abs(datum.ch) >= 150000 || datum.ch < 0 || indexof(['New Zealand', 'South Africa'], datum.c) >= 0) && datum.ch < 0"}], "mark": {"type": "text", "dy": 8, "fontSize": 11.5, "font": "IBM Plex Sans, Helvetica Neue, Arial, sans-serif", "fontWeight": 500, "baseline": "top"}, "encoding": {"longitude": {"field": "lon", "type": "quantitative"}, "latitude": {"field": "top", "type": "quantitative"}, "text": {"field": "lbl"}, "color": {"value": "#222222"}}}, {"data": {"values": [{"type": "Feature", "properties": {}, "geometry": {"type": "MultiPoint", "coordinates": [[-15, 66], [178, 66], [178, -46], [-15, -46]]}}]}, "mark": {"type": "geoshape", "opacity": 0, "filled": false, "strokeOpacity": 0}}], "background": "#ffffff"}
